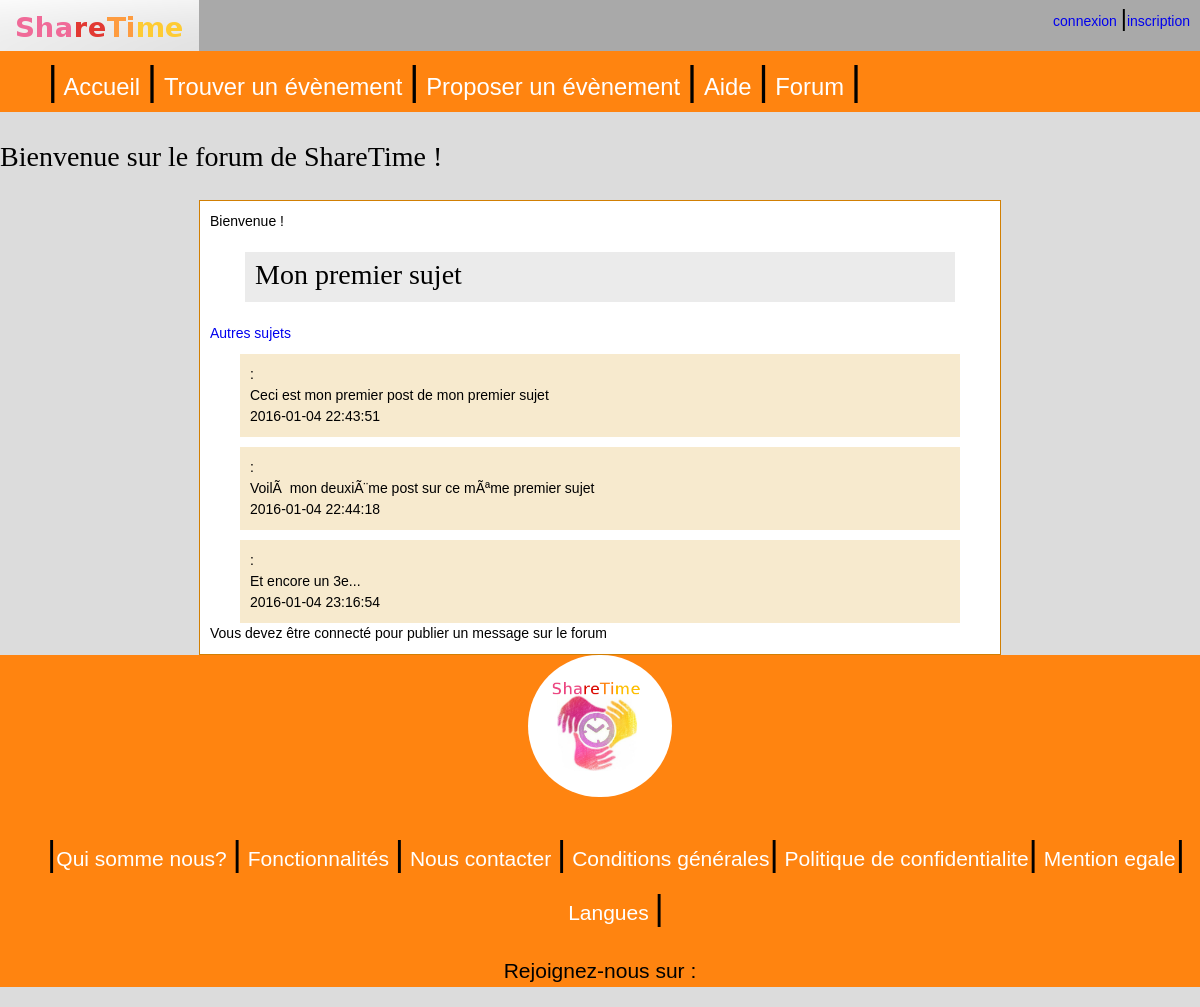
The page /vue/forum_index.php?categorie=Concerts&sujet=Mon premier sujet on the database its author committed.
### tables this page shows
CREATE TABLE IF NOT EXISTS `postsujet` (
  `id` int(11) NOT NULL AUTO_INCREMENT,
  `propri` int(11) NOT NULL,
  `contenu` text NOT NULL,
  `date` datetime NOT NULL,
  `sujet` varchar(61) NOT NULL,
  PRIMARY KEY (`id`)
);

### model/forum_index_M.php (called while the page is built, shortened)
<?php
if (isset($select)){
	if ($select == "post"){
		$requete = $bdd->prepare('SELECT * FROM postSujet WHERE sujet= :sujet ');
		$requete->execute(array('sujet'=>$_GET['sujet']));
	}
}
?>

### vue/forum_index.php (the view, shortened to what this page needs)
<?php
include_once "../controller/forum_addPost.class.php";
?>
<!DOCTYPE html>
<head>
	<link rel="stylesheet" href="style_APP.css"/>
</head>
<body>
	<?php include("entete.php"); ?>
	<h1>Bienvenue sur le forum de ShareTime !</h1>
	<div id="Cforum">
		<?php
		echo 'Bienvenue ';
		echo ' !';
		if(isset($_GET['sujet']))
		{
			?>
			<div class='categories'>
				<h1><?php echo $_GET['sujet']; ?></h1>
			</div>
			<?php
			$select = "post";
			include "../model/forum_index_M.php";
			?>
			<br><a href="forum_index.php?categorie=<?php echo $_GET['categorie']; ?>" >Autres sujets</a>
			<?php
			while($reponse = $requete->fetch())
			{
				?>
				<div class='post'>
					<?php
					$select ="utilisateur";
					include "../model/forum_index_M.php";
					echo $utilisateur['pseudo'] . ' : ';
					echo '<br>' . $reponse['contenu'] . '<br>';
					echo $reponse['date'];
				?>
				</div>
				<?php
			}
			if(isset($_SESSION['pseudo']))
			{
				?>
				<form method="post" action="forum_index.php?categorie=<?php echo $_GET['categorie'];?>&sujet=<?php echo $_GET['sujet']; ?>">
					<textarea name="sujet" placeholder="Votre message..."></textarea>
					<input type="hidden" name="name" value="<?php echo $_GET['sujet']; ?>">
					<input type="submit" value="Ajouter à la conversation">
				<?php
				if(isset($erreur)){
					echo $erreur;
				}
				?>
				</form>
				<?php
			}
			else
			{
				echo 'Vous devez être connecté pour publier un message sur le forum';
			}
		}
		?>
	</div>
	<?php include("pied_de_page.php"); ?>
</body>
</html>

### vue/style_APP.css (style rules this page uses)
body { background-color: #fff; color: #000; font-family: "Century Gothic", helvetica, arial, sans-serif; font-size: 1.4em; line-height: 1.5; }
h1, .h1-like { font-size: 1.8571em; font-weight: normal; line-height: 1.6154em; margin: .8077em 0 0 0; }
html, body, textarea, figure, label { margin: 0; padding: 0; }
p:first-child, ul:first-child, ol:first-child, dl:first-child, blockquote:first-child, pre:first-child, h1:first-child, h2:first-child, h3:first-child, h4:first-child, h5:first-child, h6:first-child { margin-top: 0; }
div, textarea, table, td, th, code, pre, samp { word-wrap: break-word; -webkit-hyphens: auto; -moz-hyphens: auto; -ms-hyphens: auto; -o-hyphens: auto; hyphens: auto; }
body { background : #DCDCDC; }
a { text-decoration:none; display : inline-block; }
h1 { font-size: 2em; font-family:Comfortaa, serif; }
#Cforum { width: 780px; min-height: 300px; padding: 10px; margin: auto; margin-top: 20px; background-color: white; border: 1px solid rgb(209, 127, 3); }
.categories { width: 700px; margin: auto; background-color: rgb(235, 235, 235); height: 50px; line-height: 50px; margin-top: 20px; padding-left: 10px; }
.post { background-color: rgb(247, 234, 206); margin: auto; margin-top: 10px; min-height: 1px; width: 700px; padding: 10px; }

### rows shown on the page
postsujet: contenu "Ceci est mon premier post de mon premier sujet", date "2016-01-04 22:43:51"
postsujet: contenu "VoilÃ mon deuxiÃ¨me post sur ce mÃªme premier sujet", date "2016-01-04 22:44:18"
postsujet: contenu "Et encore un 3e...", date "2016-01-04 23:16:54"

### other values the page prints
$_GET['sujet'] "Mon premier sujet"
